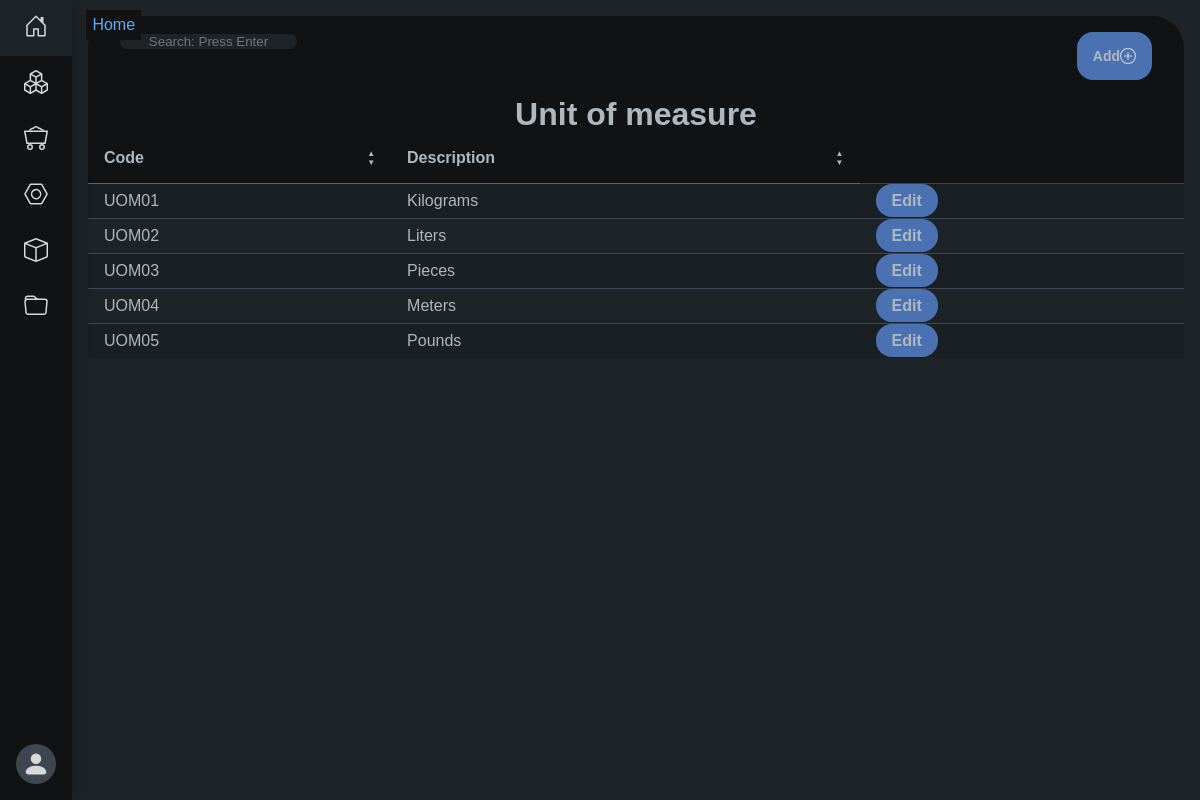
/materials/unitOfMeasure/index.php (signed in), run on the app's committed database.
### tables this page shows
CREATE TABLE unit_of_measure (
    code VARCHAR(5)  PRIMARY KEY,
    description VARCHAR(50)
);

### materials/unitOfMeasure/index.php (called while the page is built, shortened)
<?php
crudRedirect(getAction(), "listUnit.php",
    "addUnit.php", "editUnit.php"
);
?>

### materials/unitOfMeasure/unitFun.php (called while the page is built, shortened)
<?php
    function getUnits() {
        $db = connectdb();
        $query = "SELECT * FROM unit_of_measure";
        return $result = mysqli_query($db, $query);
    }
?>

### login/logFun.php (called while the page is built, shortened)
<?php
function validateUser(string ...$validUsers){
    return in_array($_SESSION['user_type'], $validUsers);
}
?>

### materials/unitOfMeasure/listUnit.php (the view, shortened to what this page needs)
<?php
    require "unitFun.php";
    $units = getUnits();
?>
    <main class="tables">
        <div class="background">
        <h1>Unit of measure</h1>
            <table class="table">
                <thead>
                    <tr>
                        <th>
                            <span>Code</span>
                            <span class="column-order"></span>
                        </th>
                        <th>
                            <span>Description</span>
                            <span class="column-order"></span>
                        </th>
                    </tr>
                </thead>
                <tbody>
                    <?php foreach ($units as $unit): ?>
                    <tr>
                        <td><?php echo $unit['code']; ?></td>
                        <td><?php echo $unit['description']; ?></td>
                        <?php if(validateUser("ADMIN", "SUPER")):?>
                        <td>
                            <a href="?a=edit&code=<?php echo $unit['code']; ?>" class="btn">Edit</a>
                        </td>
                        <?php endif;?>
                    </tr>
                    <?php endforeach; ?>
                </tbody>
            </table>

### src/css/global.css (style rules this page uses)
:root { --background-light: #4A4C58; --background-medium: #35394C; --background-gray: #2A2D3E; --background-dark: #1D202B; --background-black: #14161D; --background-light-gray: #4B4F5F; --background-darker-gray: #292C3D; --background-deep-gray: #20232D; --background-charcoal: #101213; --background-almost-black: #0D0F14; --white-light: #F3F5F8; --white-medium: #D1D6E0; --white-gray: #B1B8C3; --white-dark: #7C828C; --blue-light: #60A3F4; --blue-dark: #3A6E98; --purple-light: #A97CF5; --purple-dark: #6B4BBF; --bs-gutter-x: 1.5rem; --bs-gutter-y: 0; scroll-behavior: smooth; }
:root { --background-light: #5B6A7C; --background-medium: #2F3D48; --background-gray: #1E2732; --background-dark: #141B26; --background-black: #0A0E14; --background-light-gray: #4C5866; --background-darker-gray: #1A2129; --background-deep-gray: #0D1318; --background-charcoal: #0A0C10; --background-almost-black: #05060A; --white-light: #F1F3F7; --white-medium: #D0D6E0; --white-gray: #A6B2C1; --white-dark: #5A6574; --blue-light: #4B76F3; --blue-dark: #3B5A9D; --bs-gutter-x: 1.5rem; --bs-gutter-y: 0; scroll-behavior: smooth; }
:root { --background-light: #4A4E58; --background-medium: #373C44; --background-gray: #2C2F36; --background-dark: #1C1F24; --background-black: #131517; --background-light-gray: #3F4349; --background-darker-gray: #262A30; --background-deep-gray: #1A1D21; --background-charcoal: #0E0F11; --background-almost-black: #090A0D; --white-light: #F4F6F9; --white-medium: #D0D2D5; --white-gray: #A5A8AC; --white-dark: #6D7277; --blue-light: #5C76F0; --blue-dark: #4C61D0; --bs-gutter-x: 1.5rem; --bs-gutter-y: 0; scroll-behavior: smooth; }
:root { --background-light: #5A6571; --background-medium: #3E4751; --background-gray: #2C343C; --background-dark: #1E2327; --background-black: #101214; --background-light-gray: #4D555F; --background-darker-gray: #252C34; --background-deep-gray: #1A1F23; --background-charcoal: #14171A; --background-almost-black: #0D0F12; --white-light: #E1E8EB; --white-medium: #B0B8BE; --white-gray: #A3B0B6; --white-dark: #7D8A92; --blue-light: #64A8F5; --blue-dark: #4A72B2; --bs-gutter-x: 1.5rem; --bs-gutter-y: 0; scroll-behavior: smooth; }
* { color: var(--white-medium); margin: 0; padding: 0; font-family: sans-serif; text-decoration: none; list-style: none; box-sizing: border-box }
html, body { height: 100% }
body { background-color: var(--background-dark); display: flex; flex-direction: column }
.btn { background-color: var(--blue-dark); color: var(--white-medium); width: 100%; padding: 0.5rem 1rem 0.5rem 1rem; border-radius: 1rem; font-weight: bold; border: none; cursor: pointer; transition: background-color 0.2s ease-in-out; }

### src/css/table.css (style rules this page uses)
.tables { padding: 1rem; margin-left: 72px; display: flex; flex-direction: column; justify-content: center; }
.tables h1 { text-align: center; }
.tables .background { background-color: var(--background-black); border-radius: 2rem; }
.table { border-collapse: collapse; width: 100%; }
thead tr th { padding: 1rem; padding-right: 2rem; border-bottom: 1px solid var(--background-light); text-align: left; position: relative; }
tbody tr td { border-top: 1px solid var(--background-medium); padding-inline: 1rem; }
tbody tr:nth-child(even) { background-color: var(--background-dark); }
tbody tr:nth-child(odd) { background-color: var(--background-deep-gray); }
.column-order { font-size: 0.5rem; position: absolute; right: 1rem; }
.column-order::before { content: "▲"; display: block; }
.column-order::after { content: "▼"; display: block; }
td { padding: 0.5rem; }

### data on the page
unit_of_measure: code "UOM01", description "Kilograms"
unit_of_measure: code "UOM02", description "Liters"
unit_of_measure: code "UOM03", description "Pieces"
unit_of_measure: code "UOM04", description "Meters"
unit_of_measure: code "UOM05", description "Pounds"
